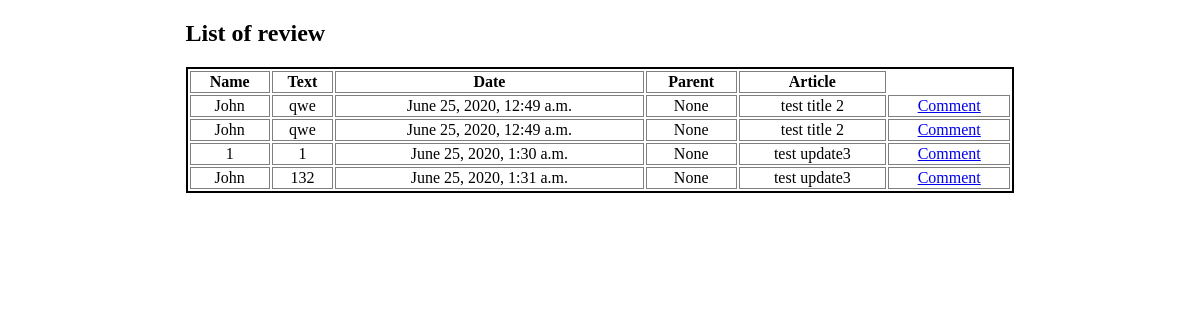
The app's page /api/reviews/ with its own data.
### api/models.py (models this page shows, shortened)
class Review(models.Model):
    name = models.CharField("Name", max_length=100)
    text = models.TextField("Comment", max_length=5000)
    date = models.DateTimeField("Place for date", default=now)
    parent = models.ForeignKey('self', verbose_name="Parent", on_delete=models.SET_NULL, blank=True, null=True)
    article = models.ForeignKey(Article, verbose_name="Article", on_delete=models.CASCADE)

class Article(models.Model):
    title = models.TextField("Place for title")
    date = models.DateTimeField("Place for date", default=now)
    link = models.SlugField("Place for link", max_length=160, unique=True,)
    author = models.ForeignKey('Author', related_name='articles', on_delete=models.CASCADE)
    upvotes = models.PositiveSmallIntegerField("amount of upvotes", default=0)
    def __str__(self):
        return self.title

### api/views.py (the view)
# urls.py: path('reviews/', views.showComment, name="review"),
def showComment(request):
    reviews = Review.objects.all()
    return render(request, 'reviews.html', {"reviews":reviews})

### api/templates/reviews.html (shortened to what this page needs)
<!doctype html>
<html lang="en">
<head>
    {% load static %}
    <link rel="stylesheet" href="{% static 'style.css'%}">
</head>
<body>
    <div class="container">
    {% if reviews.count > 0 %}
        <h2>List of review</h2>
        <table>
            <tr>
                <th>Name</th>
                <th>Text</th>
                <th>Date</th>
                <th>Parent</th>
                <th>Article</th>
            </tr>
        {% for review in reviews %}
            <tr>
                <td>{{ review.name }}</td>
                <td>{{ review.text }}</td>
                <td>{{ review.date }}</td>
                <td>{{ review.parent }}</td>
                <td>{{ review.article }}</td>
                <td>
                    <a href="/api/reviews/{{review.article}}"> Comment </a>
                </td>
            </tr>
        {% endfor %}
        </table>
    {% endif %}
    </div>
</body>
</html>

### api/static/style.css (style rules this page uses)
.container { margin: 0 auto; width: 70%; }
table { border: 2px solid black; width: 100%; }
td, th { text-align: center; border: 1px solid gray; }

### records on screen
Review: name "John", text "qwe", date "June 25, 2020, 12:49 a.m.", parent "None", article "test title 2"
Review: name "John", text "qwe", date "June 25, 2020, 12:49 a.m.", parent "None", article "test title 2"
Review: name "1", text "1", date "June 25, 2020, 1:30 a.m.", parent "None", article "test update3"
Review: name "John", text "132", date "June 25, 2020, 1:31 a.m.", parent "None", article "test update3"
